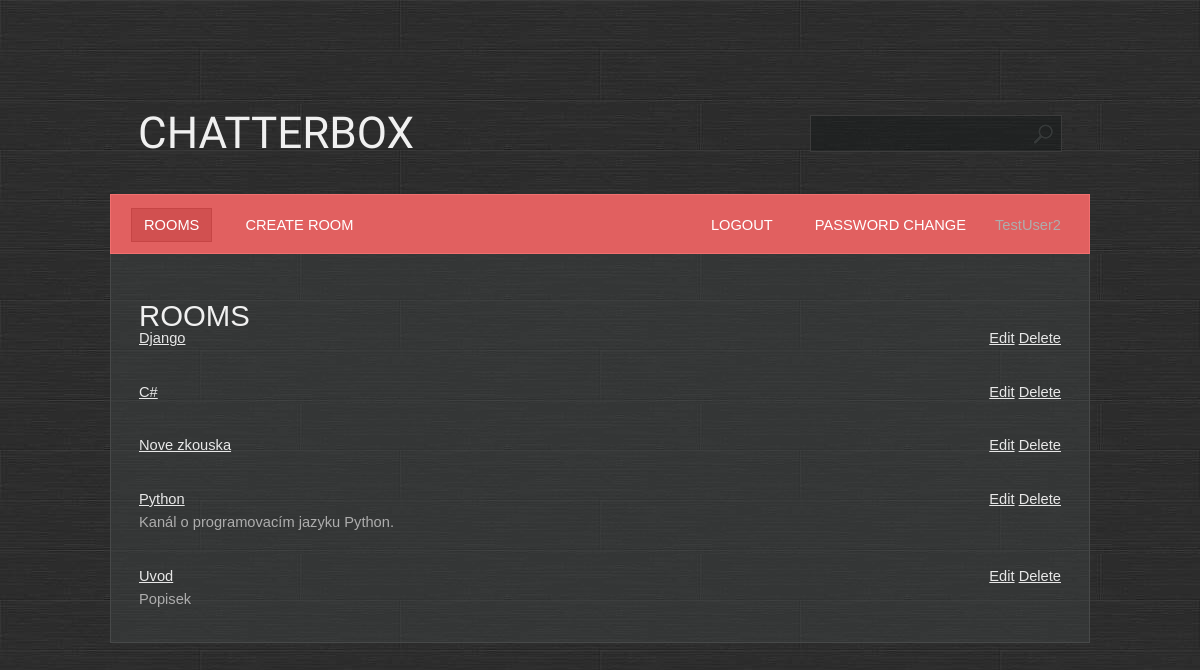
Screenshot of / (signed in) with the database file from the repository.
### base/models.py (models this page shows, shortened)
class Room(Model):
    name = models.CharField(max_length=200, unique=True)
    description = models.TextField(null=True, blank=True)
    participants = models.ManyToManyField(User, related_name='participants', blank=True)
    created = models.DateTimeField(auto_now_add=True)
    updated = models.DateTimeField(auto_now=True)
    class Meta:
        ordering = ['-created', 'name']

### base/views.py (the view)
# urls.py: path('', base.views.RoomsView.as_view(), name='rooms'),
class RoomsView(PermissionRequiredMixin, LoginRequiredMixin, ListView):
    template_name = 'base/rooms.html'
    model = Room
    permission_required = 'base.view_room'

### base/templates/base/rooms.html
{% extends 'main.html' %}
{%  block content %}
<h1>Rooms</h1>
{% for room in object_list %}
<div class="box">
    <div style="float: left; width: 80%">
        <a href="{% url 'room' room.id %}">{{ room.name|capfirst }}</a></br>
        {{ room.description }}
    </div>
    <div style="float: right;">
        {% if perms.base.change_room %}
            <a href="{% url 'room_update' room.id %}">Edit</a>
        {% endif %}
        {% if perms.base.delete_room and perms.base.delete_message and user.is_staff %}
            <a href="{% url 'room_delete' room.id %}">Delete</a>
        {% endif %}
    </div>
</div>
{% endfor %}
{% endblock %}

### templates/navbar.html
<ul>
    {% if user.is_authenticated %}
    <li class="first active">
        <a href="{% url 'rooms' %}">Rooms</a>
    </li>
    {% if perms.base.add_room %}
    <li>
        <a href="{% url 'room_create' %}">Create room</a>
    </li>
    {% endif %}
    <li class="last-child">
        {{ user.username }}
    </li>
    <li class="last-child">
        <a href="{% url 'password_change' %}">Password change</a>
    </li>
    <li class="last-child">
        <a href="{% url 'logout' %}">Logout</a>
    </li>
    {% else %}
    <li class="last-child">
        <a href="{% url 'login' %}">Login</a>
    </li>
    {% endif %}
</ul><br class="clearfix"/>

### static/styles/style.css (style rules this page uses)
* { margin: 0; padding: 0; }
a { text-decoration: underline; color: #e8e8e8; }
body { font-size: 11pt; line-height: 1.6em; font-family: Arial, sans-serif; background: #9ea3a3; color: #adadad; background: url(/static/images/bg.jpg); }
h1,h2,h3,h4 { text-transform: uppercase; font-weight: normal; color: #f0f0f0; }
ul { margin-bottom: 1.25em; }
ul { list-style: none; }
.last-child { float:right; }
.box { overflow: hidden; margin: 0 0 30px 0; }
#menu a { text-decoration: none; text-transform: uppercase; color: #ffffff; padding: 8px 12px 8px 12px; border: solid 1px #e16060; }
#menu ul { list-style: none; }
#menu ul li { display: inline; padding: 0 8px 0 8px; }
#menu ul li.first { padding-left: 0; }
#menu ul li.active a { background: #D15050; border: solid 1px #C64545; }

### rows the page displays
Room: name "Django"
Room: name "C#"
Room: name "Nove zkouska"
Room: name "Python", description "Kanál o programovacím jazyku Python."
Room: name "Uvod", description "Popisek"

### other values shown
{{ user.username }} "TestUser2"
